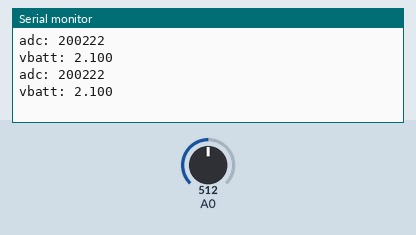
The sketch below on a simulated Arduino Uno, built with avr-gcc and run on an emulated ATmega328P. Parts: the last lines printed to the serial monitor. Inputs (shaded band) come from the test bench; at power-on: A0 = 512.

Above: at 1.2 s.
1.3 s: A0 set to 716
At 2.6 s:
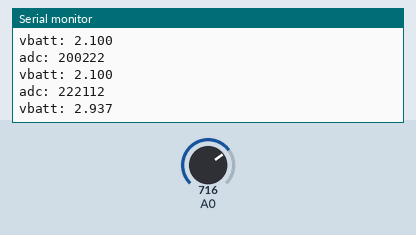
2.8 s: A0 set to 900
At 3.4 s:
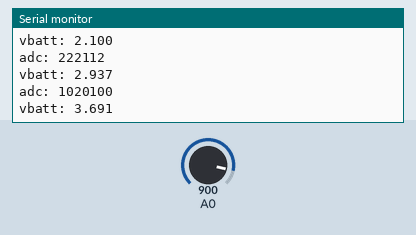
Timing chart, 0 to 5.8 s (numbered marks = the images above; inputs shaded):
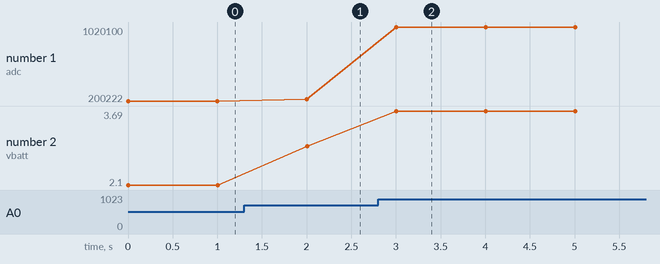

The sketch:

adc-calibration.ino
```cpp
#define adcPowerPin 13 // GPIO13 for ADC
// Ideal ADC and voltage divider behaviour
// is 4.2/1024.0
// For accurate battery voltage measurements
// use an accurate voltage input, measure ADC
// and replace values below (assumes linear response)
#define vbatt_calibration 4.2/1024.0

void setup() {
  // put your setup code here, to run once:
  Serial.begin(74880);
  pinMode(adcPowerPin, OUTPUT);
  digitalWrite(adcPowerPin, LOW); // inverted
}

void loop() {
  // put your main code here, to run repeatedly:
  readVbatt();
  delay(1000);
}

float readVbatt() {

    // throw away first reading
    int adc = analogRead(A0);
    adc = analogRead(A0);

    float vbatt = vbatt_calibration * adc;

    Serial.print("adc: ");
    Serial.print(adc,3);
    Serial.print("\nvbatt: ");
    Serial.print(vbatt,3);
    Serial.print("\n");

    return vbatt;
} // end readVbatt
```

Measured:
- after the input at 1.3 s, the serial monitor: prints a new line after 0.70 s (image 1)
- after the input at 2.8 s, the serial monitor: prints a new line after 0.20 s (image 2)
- plotted number 1: 200222 → 222112 after the input at 1.3 s, 222112 → 1020100 after the input at 2.8 s
- plotted number 2: 2.1 → 2.94 after the input at 1.3 s, 2.94 → 3.69 after the input at 2.8 s
